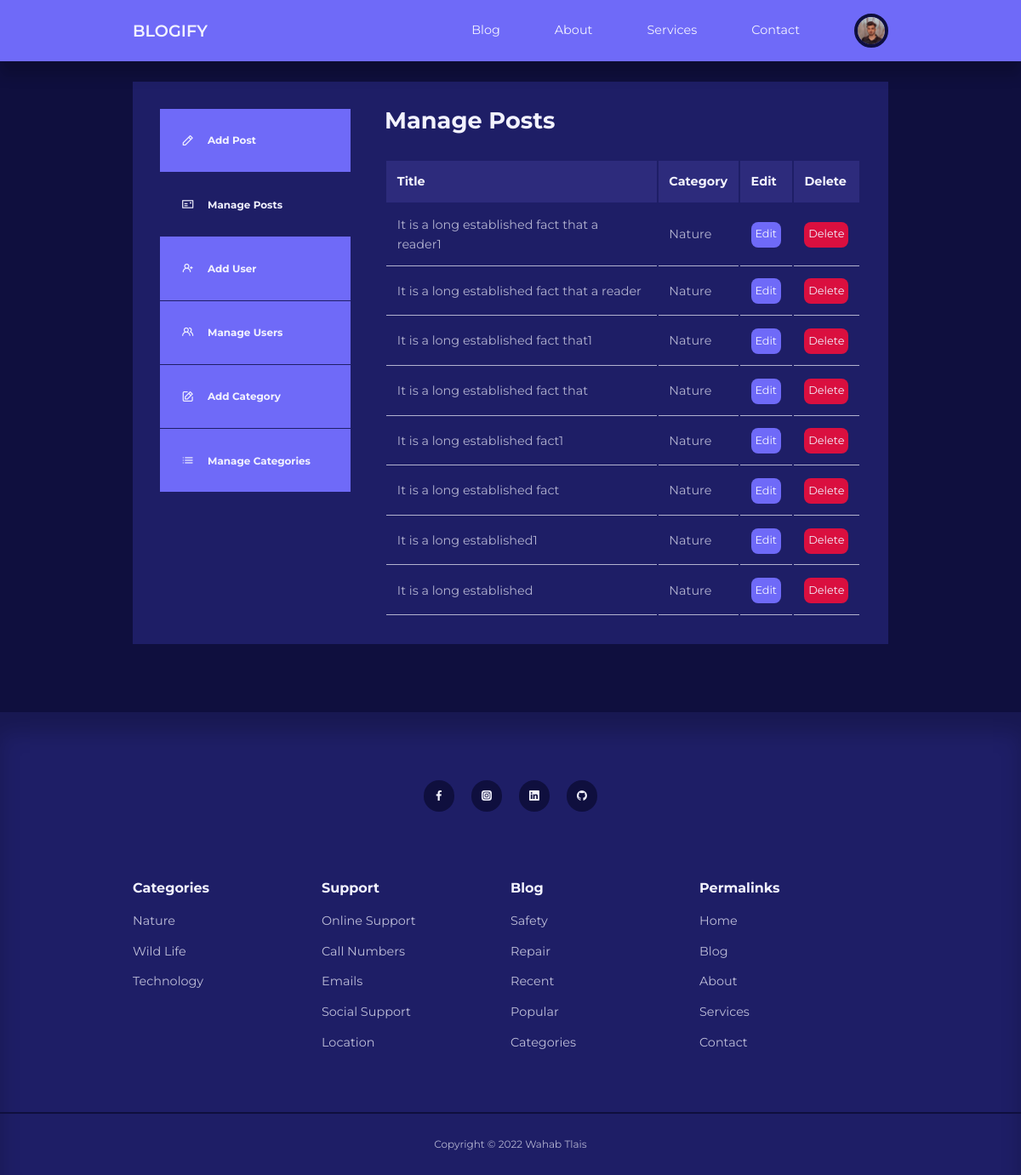
Page /admin/ (signed in) on the committed database.
### tables this page shows
CREATE TABLE IF NOT EXISTS `users` (
  `id` int(11) UNSIGNED NOT NULL AUTO_INCREMENT,
  `firstname` varchar(50) NOT NULL,
  `lastname` varchar(50) NOT NULL,
  `username` varchar(50) NOT NULL,
  `email` varchar(100) NOT NULL,
  `password` varchar(255) NOT NULL,
  `avatar` varchar(255) NOT NULL,
  `is_admin` tinyint(1) NOT NULL,
  PRIMARY KEY (`id`)
);

CREATE TABLE IF NOT EXISTS `posts` (
  `id` int(11) UNSIGNED NOT NULL AUTO_INCREMENT,
  `title` varchar(255) NOT NULL,
  `body` text NOT NULL,
  `thumbnail` varchar(255) NOT NULL,
  `date_time` timestamp NOT NULL DEFAULT CURRENT_TIMESTAMP,
  `category_id` int(11) UNSIGNED DEFAULT NULL,
  `author_id` int(11) UNSIGNED NOT NULL,
  `is_featured` tinyint(1) NOT NULL,
  PRIMARY KEY (`id`),
  KEY `FK_blog_category` (`category_id`),
  KEY `FK_blog_author` (`author_id`)
);

CREATE TABLE IF NOT EXISTS `categories` (
  `id` int(11) NOT NULL AUTO_INCREMENT,
  `title` varchar(255) NOT NULL,
  `description` varchar(2000) NOT NULL,
  PRIMARY KEY (`id`)
);

### admin/partials/header.php (called while the page is built, shortened)
<?php
require '../partials/header.php';

### admin/index.php (the view, shortened to what this page needs)
<?php
include 'partials/header.php';
$current_user_id = $_SESSION['user-id'];
$query = "SELECT id, title, category_id FROM posts WHERE author_id=$current_user_id ORDER BY id DESC";
$posts = mysqli_query($connection, $query);
?>
<section class="dashboard">
    <div class="container dashboard-container">
        <aside>
            <ul>
                <li>
                    <a href="add-post.php"><i class="uil uil-pen"></i>
                        <h5>Add Post</h5>
                    </a>
                </li>
                <li>
                    <a href="index.php" class="active"><i class="uil uil-postcard"></i>
                        <h5>Manage Posts</h5>
                    </a>
                </li>
                <?php if (isset($_SESSION['user_is_admin'])) : ?>
                <li>
                    <a href="add-user.php"><i class="uil uil-user-plus"></i>
                        <h5>Add User</h5>
                    </a>
                </li>
                <li>
                    <a href="manage-users.php"><i class="uil uil-users-alt"></i>
                        <h5>Manage Users</h5>
                    </a>
                </li>
                <li>
                    <a href="add-category.php"><i class="uil uil-edit"></i>
                        <h5>Add Category</h5>
                    </a>
                </li>
                <li>
                    <a href="manage-categories.php"><i class="uil uil-list-ul"></i>
                        <h5>Manage Categories</h5>
                    </a>
                </li>
                <?php endif ?>
            </ul>
        </aside>
        <main>
            <h2>Manage Posts</h2>
            <?php if (mysqli_num_rows($posts) > 0) : ?>
            <table>
                <thead>
                    <tr>
                        <th>Title</th>
                        <th>Category</th>
                        <th>Edit</th>
                        <th>Delete</th>
                    </tr>
                </thead>
                <tbody>
                    <?php while ($post = mysqli_fetch_assoc($posts)) : ?>
                    <?php
                            $category_id = $post['category_id'];
                            $category_query = "SELECT title FROM categories WHERE id=$category_id";
                            $category_result = mysqli_query($connection, $category_query);
                            $category = mysqli_fetch_assoc($category_result);
                            ?>
                    <tr>
                        <td>
                            <?= $post['title'] ?>
                        </td>
                        <td><?= $category['title'] ?></td>
                        <td><a href="<?= ROOT_URL ?>admin/edit-post.php?id=<?= $post['id'] ?>" class="btn sm">Edit</a>
                        </td>
                        <td>
                            <a href="<?= ROOT_URL ?>admin/delete-post.php?id=<?= $post['id'] ?>"
                                class="btn sm danger">Delete</a>
                        </td>
                    </tr>
                    <?php endwhile ?>
                </tbody>
            </table>
            <?php else : ?>
            <div class="alert-message error"><?= "No posts found" ?></div>
            <?php endif ?>
        </main>
    </div>
</section>
<?php
include '../partials/footer.php';
?>

### partials/header.php (shortened to what this page needs)
<?php
require 'config/database.php';
if (isset($_SESSION['user-id'])) {
    $id = filter_var($_SESSION['user-id'], FILTER_SANITIZE_NUMBER_INT);
    $query = "SELECT avatar FROM users WHERE id=$id";
    $result = mysqli_query($connection, $query);
    $avatar = mysqli_fetch_assoc($result);
}
?>
<!DOCTYPE html>
<html lang="en">
<head>
    <link rel="stylesheet" href="<?= ROOT_URL ?>css/style.css" />
    <link rel="stylesheet" href="https://unicons.iconscout.com/release/v4.0.0/css/line.css" />
</head>
<body>
    <nav>
        <div class="container nav-container">
            <a href="<?= ROOT_URL ?>" class="nav-logo">BLOGIFY</a>
            <ul class="nav-items">
                <li><a href="<?= ROOT_URL ?>blog.php">Blog</a></li>
                <li><a href="<?= ROOT_URL ?>about.php">About</a></li>
                <li><a href="<?= ROOT_URL ?>services.php">Services</a></li>
                <li><a href="<?= ROOT_URL ?>contact.php">Contact</a></li>
                <?php if (isset($_SESSION['user-id'])) : ?>
                    <li class="nav-profile">
                        <div class="avatar">
                            <img src="<?= ROOT_URL . 'images/' . $avatar['avatar'] ?>" />
                        </div>
                    </li>
                <?php else : ?>
                    <li><a href="<?= ROOT_URL ?>signin.php">Signin</a></li>
                <?php endif ?>
            </ul>
        </div>
    </nav>

### partials/footer.php (shortened to what this page needs)
<?php
$all_categories_query = "SELECT * FROM categories";
$all_categories = mysqli_query($connection, $all_categories_query);
?>
<footer>
    <div class="footer-socials">
        <a href="#" target="_blank"><i class="uil uil-facebook-f"></i></a>
        <a href="#" target="_blank"><i class="uil uil-instagram-alt"></i></a>
        <a href="#" target="_blank"><i class="uil uil-linkedin"></i></a>
        <a href="#" target="_blank"><i class="uil uil-github"></i></a>
    </div>
    <div class="container footer-container">
        <article>
            <h4>Categories</h4>
            <?php while ($category = mysqli_fetch_assoc($all_categories)) : ?>
            <ul>
                <li><a href="<?= ROOT_URL ?>category-posts.php?id=<?= $category['id'] ?>"><?= $category['title'] ?></a>
                </li>
            </ul>
            <?php endwhile ?>
        </article>
        <article>
            <h4>Support</h4>
            <ul>
                <li><a href="">Online Support</a></li>
                <li><a href="">Call Numbers</a></li>
                <li><a href="">Emails</a></li>
                <li><a href="">Social Support</a></li>
                <li><a href="">Location</a></li>
            </ul>
        </article>
        <article>
            <h4>Blog</h4>
            <ul>
                <li><a href="">Safety</a></li>
                <li><a href="">Repair</a></li>
                <li><a href="">Recent</a></li>
                <li><a href="">Popular</a></li>
                <li><a href="">Categories</a></li>
            </ul>
        </article>
        <article>
            <h4>Permalinks</h4>
            <ul>
                <li><a href="index.php">Home</a></li>
                <li><a href="blog.php">Blog</a></li>
                <li><a href="about.php">About</a></li>
                <li><a href="services.php">Services</a></li>
                <li><a href="contact.php">Contact</a></li>
            </ul>
        </article>
    </div>
    <div class="footer-copyright">
        <small>Copyright &copy; 2022 Wahab Tlais</small>
    </div>
</footer>
</body>
</html>

### css/style.css (style rules this page uses)
:root { --color-primary: #6f6af8; --color-primary-light: hsl(242, 91%, 18%); --color-primary-variant: #5854c7; --color-red: #da0f3f; --color-red-light: hsl(346, 87%, 46%, 15%); --color-green: #00c476; --color-green-light: hsl(156, 100%, 38%, 15%); --color-gray-900: #1e1e66; --color-gray-700: #2d2b7c; --color-gray-300: rgba(242, 242, 254, 0.3); --color-gray-200: rgba(242, 242, 254, 0.7); --color-white: #f2f2fe; --color-bg: #0f0f3e; --transition: all 300ms ease; --container-width-lg: 74%; --container-width-md: 88%; --form-width: 40%; --card-border-radius-1: 0.3rem; --card-border-radius-2: 0.5rem; --card-border-radius-3: 0.8rem; --card-border-radius-4: 2rem; --card-border-radius-5: 5rem; }
* { margin: 0; padding: 0; outline: 0; border: 0; appearance: 0; list-style: none; text-decoration: none; box-sizing: border-box; }
body { font-family: "Montserrat", sans-serif; line-height: 1.6; color: var(--color-gray-200); overflow-x: hidden; background: var(--color-bg); font-size: 0.9rem; }
.container { width: var(--container-width-lg); max-width: 1800px; margin-inline: auto; }
section { margin-top: 3rem; width: 100vw; }
h1, h2, h3, h4, h5 { color: var(--color-white); line-height: 1.3; }
h2 { font-size: 1.7rem; margin: 1rem 0; }
h4 { font-size: 1rem; }
a { color: var(--color-white); transition: var(--transition); }
img { display: block; width: 100%; object-fit: cover; }
nav { background: var(--color-primary); width: 100vw; height: 4.5rem; position: fixed; top: 0; z-index: 10; box-shadow: 0 1rem 1rem rgba(0, 0, 0, 0.2); }
.nav-container { height: 100%; display: flex; align-items: center; justify-content: space-between; }
.avatar { width: 2.5rem; height: 2.5rem; border-radius: 50%; overflow: hidden; border: 0.3rem solid var(--color-bg); }
.nav-logo { font-weight: 600; font-size: 1.2rem; }
.nav-items { display: flex; align-items: center; gap: 4rem; }
.nav-profile { position: relative; cursor: pointer; }
footer { background: var(--color-gray-900); padding: 5rem 0 0; box-shadow: inset 0 1.5rem 1.5rem rgba(0, 0, 0, 0.2); }
.footer-socials { margin-inline: auto; width: fit-content; margin-bottom: 5rem; display: flex; justify-content: space-between; align-items: center; gap: 1.2rem; }
.footer-socials a { background: var(--color-bg); border-radius: 50%; width: 2.3rem; height: 2.3rem; display: flex; align-items: center; justify-content: center; }
.footer-container { display: grid; grid-template-columns: repeat(4, 1fr); }
footer h4 { color: var(--color-white); margin-bottom: 0.6rem; }
footer ul li { padding: 0.4rem 0; }
footer ul a { opacity: 0.75; }
.footer-copyright { text-align: center; padding: 1.5rem 0; border-top: 2px solid var(--color-bg); margin-top: 4rem; }
.btn { display: inline-block; width: fit-content; padding: 0.6rem 1.2rem; background-color: var(--color-primary); border-radius: var(--card-border-radius-2); cursor: pointer; transition: var(--transition); color: var(--color-white); }
.btn.sm { padding: 0.3rem; font-size: 0.8rem; }
.btn.danger { background: var(--color-red); }
.dashboard { margin-top: 6rem; }
.dashboard-container { display: grid; grid-template-columns: 14rem auto; gap: 1rem; background: var(--color-gray-900); padding: 2rem; margin-bottom: 5rem; }
.dashboard aside a { background-color: var(--color-primary); display: flex; gap: 1rem; align-items: center; padding: 1.6rem; }
.dashboard aside ul li a { border-bottom: 1px solid var(--color-gray-900); }
.dashboard aside a.active { background-color: var(--color-gray-900); }
.dashboard main { margin-left: 1.5rem; }
.dashboard main h2 { margin: 0 0 2rem 0; line-height: 1; }
.dashboard main table { width: 100%; text-align: left; }
.dashboard main table th { background: var(--color-gray-700); padding: 0.8rem; color: var(--color-white); }
.dashboard main table td { padding: 0.8rem; border-bottom: 1px solid var(--color-gray-200); }

### rows in the picture
users: avatar (picture)
posts: title "It is a long established fact that a reader1", category.title "Nature"
posts: title "It is a long established fact that a reader", category.title "Nature"
posts: title "It is a long established fact that1", category.title "Nature"
posts: title "It is a long established fact that", category.title "Nature"
posts: title "It is a long established fact1", category.title "Nature"
posts: title "It is a long established fact", category.title "Nature"
posts: title "It is a long established1", category.title "Nature"
posts: title "It is a long established", category.title "Nature"
categories: title "Nature"
categories: title "Wild Life"
categories: title "Technology"
